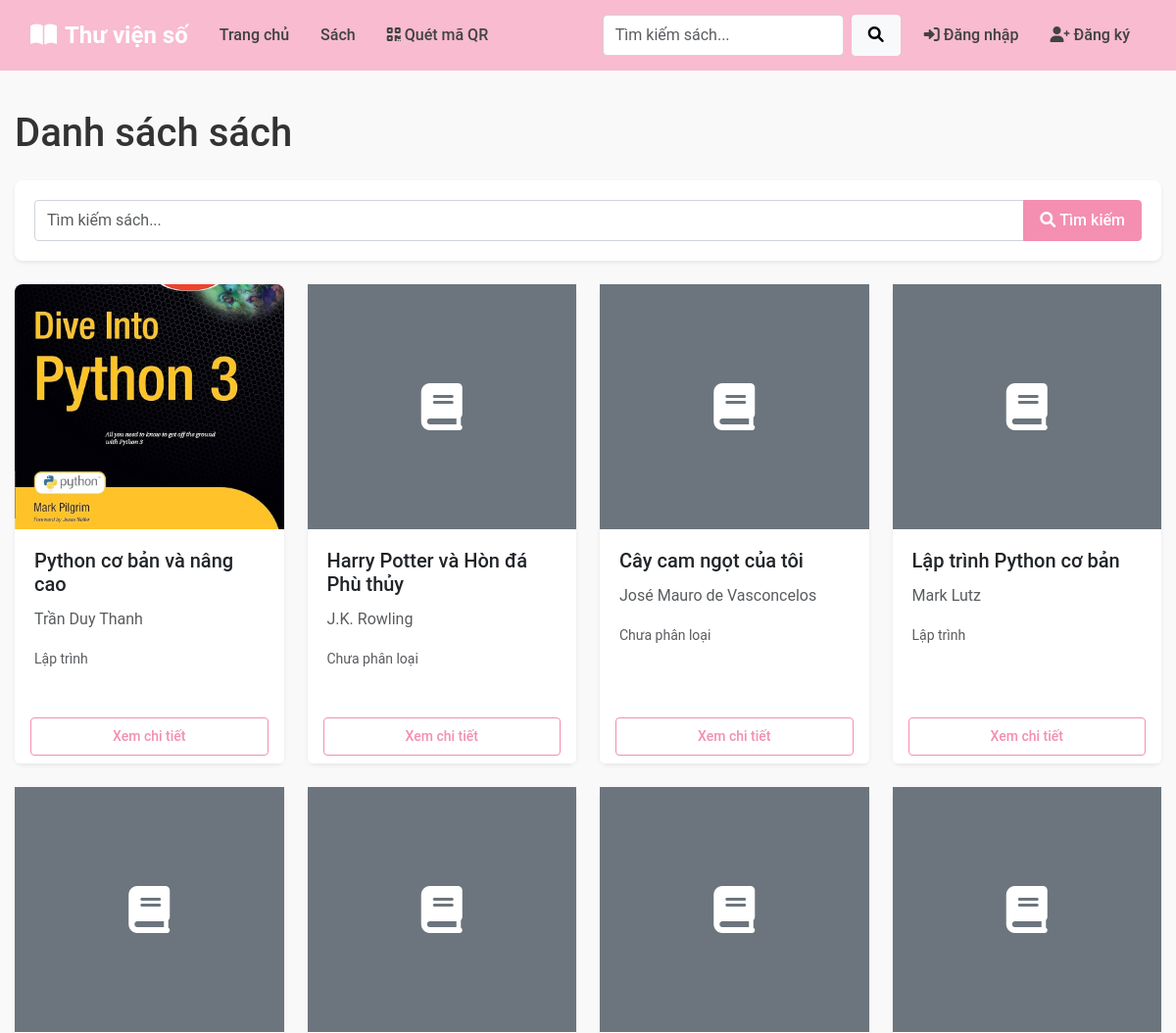
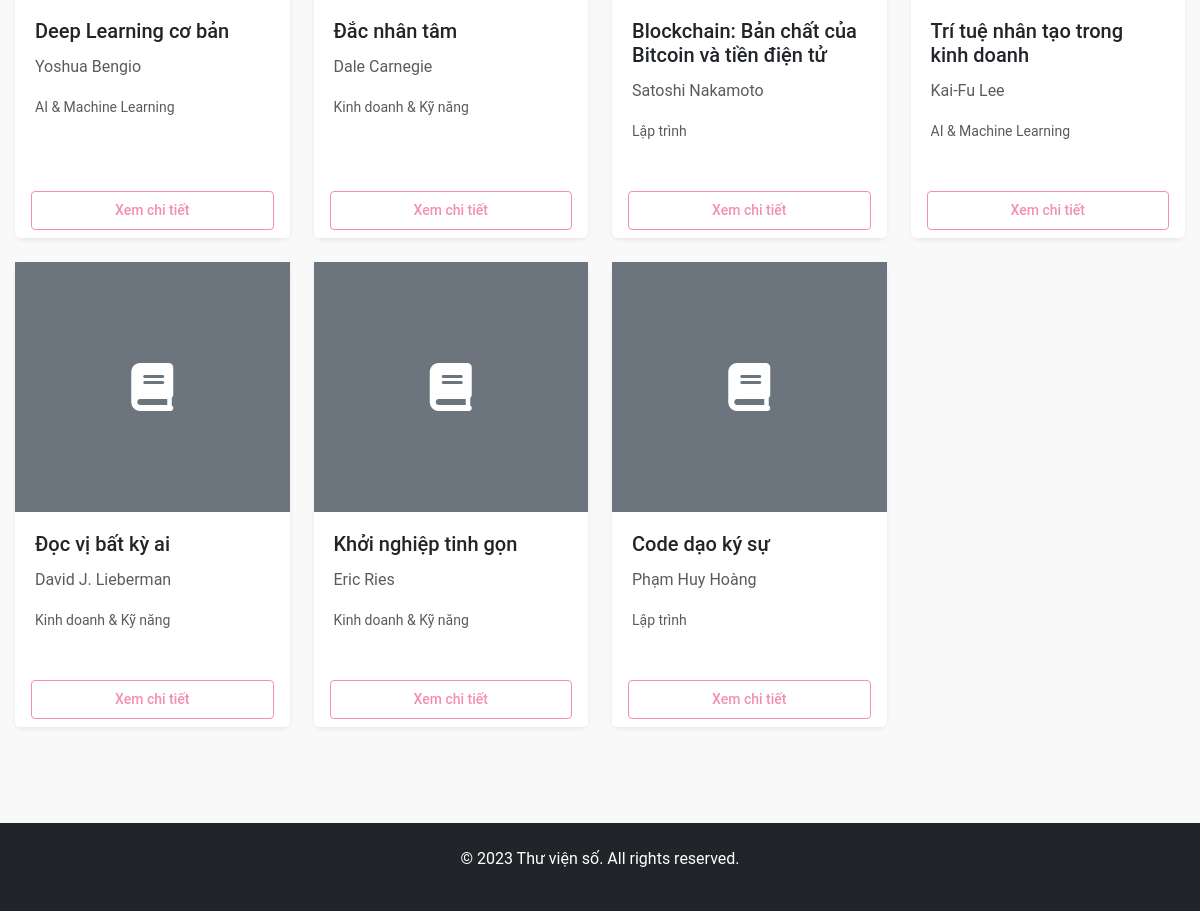
/books, run on the app's committed database (2 pictures, top to bottom).
### models.py (models this page shows)
class Book(db.Model):
    __tablename__ = 'books'
    id = db.Column(db.Integer, primary_key=True)
    title = db.Column(db.String(100), nullable=False)
    author = db.Column(db.String(100), nullable=False)
    category_id = db.Column(db.Integer, db.ForeignKey('categories.id'))
    description = db.Column(db.Text)
    publication_year = db.Column(db.Integer)
    language = db.Column(db.String(50))
    pages = db.Column(db.Integer)
    is_available = db.Column(db.Boolean, default=True)
    added_by = db.Column(db.Integer, db.ForeignKey('users.id'))
    added_at = db.Column(db.DateTime, default=datetime.utcnow)
    cover_image = db.Column(db.String(255))
    file_path = db.Column(db.String(255))
    qr_code = db.Column(db.String(255))
    borrows = db.relationship('Borrow', backref='book', lazy=True)

class Category(db.Model):
    __tablename__ = 'categories'
    id = db.Column(db.Integer, primary_key=True)
    name = db.Column(db.String(50), nullable=False)
    description = db.Column(db.String(200))
    books = db.relationship('Book', backref='category_info', lazy=True)

### app.py (the view)
@app.route('/books')
def book_list():
    page = request.args.get('page', 1, type=int)
    search = request.args.get('search', '')
    category_id = request.args.get('category', type=int)
    query = Book.query
    if search:
        query = query.filter(Book.title.contains(search) | Book.author.contains(search))
    if category_id:
        query = query.filter(Book.category_id == category_id)
    try:
        all_books = query.all()
        print(f"Found {len(all_books)} books in database")
        for book in all_books:
            if hasattr(book, 'added_at'):
                book.added_at = ensure_datetime(book.added_at)
            else:
                book.added_at = datetime.utcnow()
            if hasattr(book, 'category_id') and book.category_id and (not hasattr(book, 'category_info') or book.category_info is None):
                try:
                    book.category_info = Category.query.get(book.category_id)
                except:
                    book.category_info = None
    except Exception as e:
        print(f"Error processing books: {e}")
    books = query.paginate(page=page, per_page=12)
    categories = Category.query.all()
    return render_template('book/list.html', books=books, categories=categories, current_category=category_id)

### app.py (called while the page is built, shortened)
def ensure_datetime(date_value):
    if date_value is None:
        return None
    if isinstance(date_value, datetime):
        return date_value

@app.context_processor
def inject_user():
    user = None
    categories = []
    qr_urls = {}
    if 'user_id' in session:
        user = User.query.get(session['user_id'])
        if user:
            qr_urls['user_qr_url'] = url_for('user_qr', user_id=user.id)
    try:
        categories = Category.query.all()
    except:
        pass
    qr_urls['scan_qr_url'] = url_for('scan_qr')
    return dict(
        current_user=user,
        categories=categories,
        qr_urls=qr_urls
    )

### templates/book/list.html (shortened to what this page needs)
{% extends 'base.html' %}
{% block content %}
<h1 class="mb-4">Danh sách sách</h1>
<div class="card mb-4">
    <div class="card-body">
        <form action="{{ url_for('book_list') }}" method="get">
            <div class="input-group">
                <input type="text" class="form-control" name="search" placeholder="Tìm kiếm sách..." value="{{ request.args.get('search', '') }}">
                <button class="btn btn-primary" type="submit">
                    <i class="fas fa-search me-1"></i>Tìm kiếm
                </button>
            </div>
        </form>
    </div>
</div>
<div class="row">
    {% for book in books.items %}
        <div class="col-md-3 mb-4">
            <div class="card h-100">
                {% if book.cover_image %}
                    <img src="{{ url_for('static', filename='uploads/covers/' + book.cover_image) }}" class="card-img-top" style="height: 250px; object-fit: cover;" alt="{{ book.title }}">
                {% else %}
                    <div class="bg-secondary text-white d-flex justify-content-center align-items-center" style="height: 250px;">
                        <i class="fas fa-book fa-3x"></i>
                    </div>
                {% endif %}
                <div class="card-body">
                    <h5 class="card-title">{{ book.title }}</h5>
                    <p class="card-text text-muted">{{ book.author }}</p>
                    <p class="card-text"><small class="text-muted">
                        {% if book.category_info %}
                            {{ book.category_info.name }}
                        {% else %}
                            Chưa phân loại
                        {% endif %}
                    </small></p>
                </div>
                <div class="card-footer bg-white border-top-0">
                    <a href="{{ url_for('book_detail', book_id=book.id) }}" class="btn btn-outline-primary btn-sm d-block">Xem chi tiết</a>
                </div>
            </div>
        </div>
    {% else %}
        <div class="col-12">
            <div class="alert alert-info">Không tìm thấy sách nào.</div>
        </div>
    {% endfor %}
</div>
{% endblock %}

### templates/base.html (shortened to what this page needs)
<!DOCTYPE html>
<html lang="vi">
<head>
    <link href="https://cdn.jsdelivr.net/npm/bootstrap@5.3.0-alpha1/dist/css/bootstrap.min.css" rel="stylesheet">
    <link rel="stylesheet" href="https://cdnjs.cloudflare.com/ajax/libs/font-awesome/6.0.0/css/all.min.css">
    <link rel="stylesheet" href="{{ url_for('static', filename='css/style.css') }}">
</head>
<body>
    <nav class="navbar navbar-expand-lg navbar-dark bg-primary">
        <div class="container">
            <a class="navbar-brand" href="{{ url_for('index') }}">
                <i class="fas fa-book-open me-2"></i>Thư viện số
            </a>
            <div class="collapse navbar-collapse" id="navbarNav">
                <ul class="navbar-nav me-auto">
                    <li class="nav-item">
                        <a class="nav-link" href="{{ url_for('index') }}">Trang chủ</a>
                    </li>
                    <li class="nav-item">
                        <a class="nav-link" href="{{ url_for('book_list') }}">Sách</a>
                    </li>
                    <li class="nav-item">
                        <a class="nav-link" href="{{ url_for('scan_qr') }}">
                            <i class="fas fa-qrcode me-1"></i>Quét mã QR
                        </a>
                    </li>
                </ul>
                <form class="d-flex me-2" action="{{ url_for('book_list') }}" method="get">
                    <input class="form-control me-2" type="search" name="search" placeholder="Tìm kiếm sách...">
                    <button class="btn btn-light" type="submit">
                        <i class="fas fa-search"></i>
                    </button>
                </form>
                <ul class="navbar-nav">
                    {% if current_user %}
                        <li class="nav-item dropdown">
                            <a class="nav-link dropdown-toggle" href="#" data-bs-toggle="dropdown">
                                <i class="fas fa-user-circle me-1"></i>{{ current_user.username }}
                            </a>
                            <ul class="dropdown-menu dropdown-menu-end">
                                <li><a class="dropdown-item" href="{{ url_for('user_profile') }}">Hồ sơ</a></li>
                                <li><a class="dropdown-item" href="{{ url_for('user_borrows') }}">Sách đã mượn</a></li>
                                <li><hr class="dropdown-divider"></li>
                                <li><a class="dropdown-item" href="{{ url_for('logout') }}">Đăng xuất</a></li>
                            </ul>
                        </li>
                    {% else %}
                        <li class="nav-item">
                            <a class="nav-link" href="{{ url_for('login') }}">
                                <i class="fas fa-sign-in-alt me-1"></i>Đăng nhập
                            </a>
                        </li>
                        <li class="nav-item">
                            <a class="nav-link" href="{{ url_for('register') }}">
                                <i class="fas fa-user-plus me-1"></i>Đăng ký
                            </a>
                        </li>
                    {% endif %}
                </ul>
            </div>
        </div>
    </nav>
    <main class="container py-4">
        {% block content %}{% endblock %}
    </main>
    <footer class="bg-dark text-white py-4 mt-5">
        <div class="container text-center">
            <p>&copy; 2023 Thư viện số. All rights reserved.</p>
        </div>
    </footer>
</body>
</html>

### static/css/style.css (style rules this page uses)
body { min-height: 100vh; display: flex; flex-direction: column; font-family: 'Roboto', sans-serif; color: #333; background-color: #f9f9f9; }
main { flex: 1; }
footer { margin-top: auto; padding: 1.5rem 0; background-color: #f8bbd0; color: #424242; }
h1, h2, h3, h4, h5, h6 { font-weight: 500; margin-bottom: 1rem; }
.container { max-width: 1200px; padding: 0 15px; }
.card { margin-bottom: 20px; border-radius: 0.5rem; border: none; box-shadow: 0 0.125rem 0.25rem rgba(0, 0, 0, 0.075); transition: transform 0.3s, box-shadow 0.3s; }
.card-img-top { border-top-left-radius: 0.5rem; border-top-right-radius: 0.5rem; height: 200px; object-fit: cover; }
.card-body { padding: 1.25rem; }
.card-title { font-weight: 500; margin-bottom: 0.75rem; }
.card-text { color: #6c757d; }
.navbar { padding: 0.8rem 1rem; }
.navbar-brand { font-weight: bold; font-size: 1.5rem; }
.nav-link { font-weight: 500; padding: 0.5rem 1rem !important; }
.form-control { border-radius: 0.25rem; padding: 0.5rem 0.75rem; border: 1px solid #ced4da; }
.btn { border-radius: 0.25rem; padding: 0.5rem 1rem; font-weight: 500; transition: all 0.3s; }
.bg-primary { background-color: #f8bbd0 !important; }
.btn-primary { background-color: #f48fb1 !important; border-color: #f48fb1 !important; }
.navbar-dark.bg-primary { background-color: #f8bbd0 !important; }
.navbar-dark .navbar-nav .nav-link { color: #424242 !important; }
.btn-outline-primary { color: #f48fb1 !important; border-color: #f48fb1 !important; }
a { color: #f06292; text-decoration: none; }

### data on the page
Book: cover_image (picture), title "Python cơ bản và nâng cao", author "Trần Duy Thanh", category_info.name "Lập trình"
Book: title "Harry Potter và Hòn đá Phù thủy", author "J.K. Rowling", shows "Chưa phân loại"
Book: title "Cây cam ngọt của tôi", author "José Mauro de Vasconcelos", shows "Chưa phân loại"
Book: title "Lập trình Python cơ bản", author "Mark Lutz", category_info.name "Lập trình"
Book: title "Deep Learning cơ bản", author "Yoshua Bengio", category_info.name "AI & Machine Learning"
Book: title "Đắc nhân tâm", author "Dale Carnegie", category_info.name "Kinh doanh & Kỹ năng"
Book: title "Blockchain: Bản chất của Bitcoin và tiền điện tử", author "Satoshi Nakamoto", category_info.name "Lập trình"
Book: title "Trí tuệ nhân tạo trong kinh doanh", author "Kai-Fu Lee", category_info.name "AI & Machine Learning"
Book: title "Đọc vị bất kỳ ai", author "David J. Lieberman", category_info.name "Kinh doanh & Kỹ năng"
Book: title "Khởi nghiệp tinh gọn", author "Eric Ries", category_info.name "Kinh doanh & Kỹ năng"
Book: title "Code dạo ký sự", author "Phạm Huy Hoàng", category_info.name "Lập trình"
